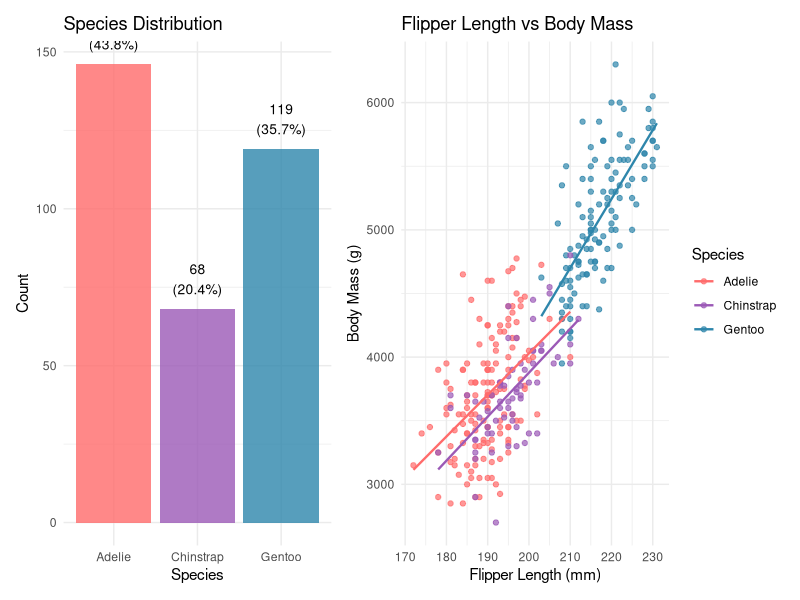
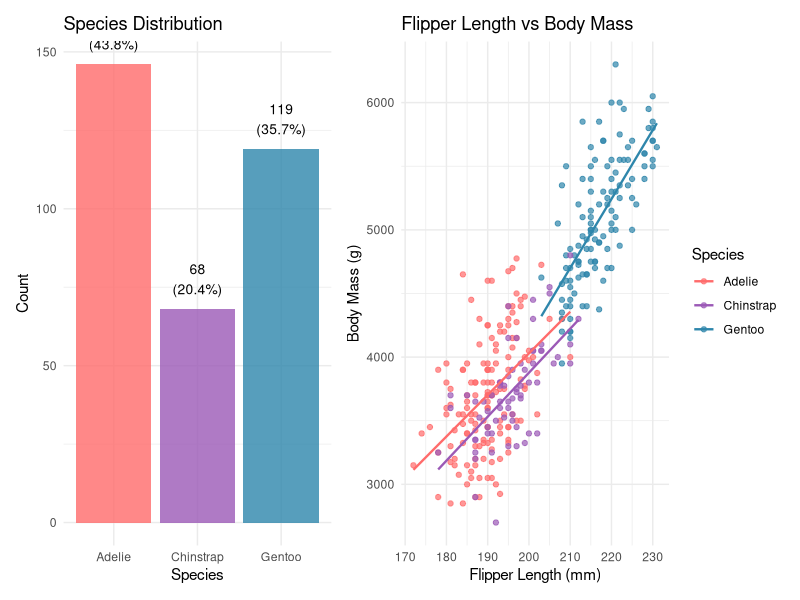

Reproduce these figures in R, in order. (Note: this script raises an error after producing the figures.)
## ---- chunk 1
library(palmerpenguins)
library(tidyverse)
library(broom)
library(corrplot)
library(GGally)
library(patchwork)
library(knitr)

theme_set(theme_minimal(base_size = 12))

penguin_colors <- c(
  "Adelie"    = "#FF6B6B",
  "Chinstrap" = "#9B59B6",
  "Gentoo"    = "#2E86AB"
)
## ---- chunk 2
data(penguins)

cat(
  "Palmer Penguins Dataset Overview\n",
  "================================\n",
  "Dimensions:",
  nrow(penguins), "observations x",
  ncol(penguins), "variables\n"
)

missing_counts <- sapply(
  penguins, function(x) sum(is.na(x))
)
cat(
  "Missing values:",
  sum(missing_counts), "total\n\n"
)

penguins_clean <- penguins |> drop_na()
cat(
  "Clean dataset:",
  nrow(penguins_clean),
  "observations (removed",
  nrow(penguins) - nrow(penguins_clean),
  "incomplete cases)\n\n"
)

glimpse(penguins_clean)
## ---- chunk 3
species_summary <- penguins_clean |>
  group_by(species) |>
  summarise(
    n = n(),
    body_mass_mean =
      round(mean(body_mass_g), 0),
    flipper_length_mean =
      round(mean(flipper_length_mm), 1),
    .groups = "drop"
  ) |>
  mutate(
    percentage = round(n / sum(n) * 100, 1)
  )

kable(
  species_summary,
  caption = paste(
    "Species Distribution and",
    "Key Morphometrics"
  ),
  col.names = c(
    "Species", "N", "Body Mass (g)",
    "Flipper Length (mm)", "% of Dataset"
  )
)

p_species <- ggplot(
  species_summary,
  aes(x = species, y = n, fill = species)
) +
  geom_col(alpha = 0.8) +
  geom_text(
    aes(
      label = paste0(n, "\n(", percentage, "%)")
    ),
    vjust = -0.5, size = 3.5
  ) +
  scale_fill_manual(values = penguin_colors) +
  labs(
    title = "Species Distribution",
    x = "Species", y = "Count"
  ) +
  theme_minimal() +
  theme(legend.position = "none")

p_relationship <- ggplot(
  penguins_clean,
  aes(
    x = flipper_length_mm,
    y = body_mass_g,
    color = species
  )
) +
  geom_point(alpha = 0.7, size = 1.5) +
  geom_smooth(
    method = "lm", se = FALSE, size = 0.8
  ) +
  scale_color_manual(values = penguin_colors) +
  labs(
    title = "Flipper Length vs Body Mass",
    x = "Flipper Length (mm)",
    y = "Body Mass (g)",
    color = "Species"
  ) +
  theme_minimal()

eda_overview <- p_species + p_relationship
print(eda_overview)

ggsave(
  "eda-overview.png",
  plot = eda_overview,
  width = 10, height = 5, dpi = 300
)
## ---- chunk 4
#| label: fig-eda-overview
#| fig-cap: >
#|   Species distribution and morphometric
#|   relationship overview showing sample
#|   sizes and the key flipper-body mass
#|   relationship across species.
#| fig-alt: >
#|   Two-panel figure: bar chart of species
#|   counts on the left and scatter plot of
#|   flipper length versus body mass on the
#|   right with species-coloured regression
#|   lines.
#| echo: false
knitr::include_graphics("eda-overview.png")
## ---- chunk 5
morphometric_summary <- penguins_clean |>
  group_by(species) |>
  summarise(
    n = n(),
    body_mass_mean =
      round(mean(body_mass_g), 0),
    body_mass_ci =
      round(
        1.96 * sd(body_mass_g) / sqrt(n()),
        1
      ),
    flipper_length_mean =
      round(mean(flipper_length_mm), 1),
    flipper_length_ci =
      round(
        1.96 * sd(flipper_length_mm) /
          sqrt(n()),
        1
      ),
    .groups = "drop"
  )

kable(
  morphometric_summary,
  caption = paste(
    "Morphometric Statistics by Species",
    "(plus/minus 95% CI)"
  ),
  col.names = c(
    "Species", "N", "Body Mass (g)",
    "+/- 95% CI",
    "Flipper Length (mm)", "+/- 95% CI"
  )
)

p_comparison <- ggplot(
  penguins_clean,
  aes(x = species, fill = species)
) +
  geom_boxplot(
    aes(y = body_mass_g),
    alpha = 0.7,
    position = position_dodge(0.8)
  ) +
  scale_fill_manual(values = penguin_colors) +
  labs(
    title = paste(
      "Body Mass Distribution by Species"
    ),
    subtitle = paste(
      "Gentoo penguins are notably larger",
      "than Adelie and Chinstrap"
    ),
    x = "Species",
    y = "Body Mass (g)"
  ) +
  theme_minimal() +
  theme(legend.position = "none")

print(p_comparison)
ggsave(
  "species-comparison.png",
  plot = p_comparison,
  width = 8, height = 5, dpi = 300
)
## ---- chunk 6
#| label: fig-species-comparison
#| fig-cap: >
#|   Body mass distributions by species
#|   showing Gentoo penguins are substantially
#|   larger than Adelie and Chinstrap.
#| fig-alt: >
#|   Box plot of body mass by species with
#|   Adelie median around 3750g, Chinstrap
#|   around 3700g, and Gentoo around 5000g.
#| echo: false
knitr::include_graphics(
  "species-comparison.png"
)
## ---- chunk 7
numeric_vars <- penguins_clean |>
  select(
    bill_length_mm, bill_depth_mm,
    flipper_length_mm, body_mass_g
  )

correlation_matrix <- cor(numeric_vars)

body_mass_cors <- correlation_matrix[
  "body_mass_g",
] |>
  sort(decreasing = TRUE) |>
  round(3)

cat(
  "Correlations with Body Mass:\n"
)
cat(sprintf(
  "  Flipper Length: %s (strongest)\n",
  body_mass_cors["flipper_length_mm"]
))
cat(sprintf(
  "  Bill Length: %s\n",
  body_mass_cors["bill_length_mm"]
))
cat(sprintf(
  "  Bill Depth: %s (negative)\n",
  body_mass_cors["bill_depth_mm"]
))

png(
  "correlation-matrix.png",
  width = 6, height = 6,
  res = 300, units = "in"
)
corrplot(
  correlation_matrix,
  method = "color",
  type = "upper",
  order = "hclust",
  tl.cex = 1.0,
  tl.col = "black",
  addCoef.col = "black",
  number.cex = 0.8,
  title = "Morphometric Correlations",
  mar = c(0, 0, 2, 0)
)
dev.off()
## ---- chunk 8
#| label: fig-correlation-matrix
#| fig-cap: >
#|   Correlation matrix showing flipper length
#|   as the strongest predictor of body mass
#|   (r = 0.87).
#| fig-alt: >
#|   Upper triangular correlation matrix with
#|   colour-coded cells and numeric coefficients
#|   for four morphometric variables.
#| echo: false
knitr::include_graphics(
  "correlation-matrix.png"
)
## ---- chunk 9
simple_model <- lm(
  body_mass_g ~ flipper_length_mm,
  data = penguins_clean
)

model_coefficients <- tidy(
  simple_model, conf.int = TRUE
)
model_metrics <- glance(simple_model)

cat("Simple Linear Model Results:\n")
cat("============================\n")
cat(sprintf(
  "R-squared: %.3f (%.1f%% variance explained)\n",
  model_metrics$r.squared,
  model_metrics$r.squared * 100
))
cat(sprintf(
  "RMSE: %.1f grams\n",
  sigma(simple_model)
))
cat(sprintf(
  "F-statistic: %.1f (p < 0.001)\n",
  model_metrics$statistic
))

intercept <- model_coefficients$estimate[1]
slope <- model_coefficients$estimate[2]
slope_ci_lower <- model_coefficients$conf.low[2]
slope_ci_upper <- model_coefficients$conf.high[2]

cat("\nModel Equation:\n")
cat(sprintf(
  "Body Mass = %.1f + %.1f x Flipper Length\n",
  intercept, slope
))
cat(sprintf(
  "Slope 95%% CI: [%.1f, %.1f] grams/mm\n",
  slope_ci_lower, slope_ci_upper
))
## ---- chunk 10
new_data <- tibble(
  flipper_length_mm = c(180, 200, 220)
)
predictions <- predict(
  simple_model,
  newdata = new_data,
  interval = "confidence"
)

cat("Example Predictions (95% CI):\n")
for (i in 1:nrow(new_data)) {
  cat(sprintf(
    "  %dmm flippers: %.0f g [%.0f, %.0f]\n",
    new_data$flipper_length_mm[i],
    predictions[i, "fit"],
    predictions[i, "lwr"],
    predictions[i, "upr"]
  ))
}
## ---- chunk 11
model_plot <- ggplot(
  penguins_clean,
  aes(x = flipper_length_mm, y = body_mass_g)
) +
  geom_point(
    aes(color = species), alpha = 0.6
  ) +
  geom_smooth(
    method = "lm",
    color = "black",
    fill = "gray80"
  ) +
  scale_color_manual(values = penguin_colors) +
  labs(
    title = paste(
      "Simple Linear Regression:",
      "Body Mass ~ Flipper Length"
    ),
    subtitle = paste(
      "Gray band shows 95%",
      "confidence interval"
    ),
    x = "Flipper Length (mm)",
    y = "Body Mass (g)",
    color = "Species"
  ) +
  theme_minimal()

print(model_plot)
ggsave(
  "simple-regression-model.png",
  plot = model_plot,
  width = 8, height = 5, dpi = 300
)
## ---- chunk 12
#| label: fig-simple-regression
#| fig-cap: >
#|   Simple linear regression of body mass on
#|   flipper length with 95% confidence band.
#| fig-alt: >
#|   Scatter plot with regression line showing
#|   positive relationship between flipper
#|   length and body mass, with gray confidence
#|   band and species-coloured points.
#| echo: false
knitr::include_graphics(
  "simple-regression-model.png"
)
## ---- chunk 13
penguins_with_predictions <- penguins_clean |>
  mutate(
    predicted = predict(simple_model),
    residuals = residuals(simple_model),
    standardized_residuals =
      rstandard(simple_model)
  )

outliers <- which(
  abs(
    penguins_with_predictions$standardized_residuals
  ) > 2.5
)
cat("Model Assumption Checks:\n")
cat(sprintf(
  "  Potential outliers: %d (>2.5 SD)\n",
  length(outliers)
))
cat(sprintf(
  "  Residual standard error: %.1f grams\n",
  sigma(simple_model)
))

diagnostic_plot <- ggplot(
  penguins_with_predictions,
  aes(
    x = predicted,
    y = standardized_residuals
  )
) +
  geom_point(
    aes(color = species), alpha = 0.6
  ) +
  geom_hline(
    yintercept = c(-2, 0, 2),
    linetype = c("dashed", "solid", "dashed"),
    color = c("red", "black", "red")
  ) +
  scale_color_manual(values = penguin_colors) +
  labs(
    title = "Model Residuals Diagnostic",
    subtitle = paste(
      "Species clustering suggests",
      "missing predictors"
    ),
    x = "Predicted Body Mass (g)",
    y = "Standardized Residuals",
    color = "Species"
  ) +
  theme_minimal()

print(diagnostic_plot)
ggsave(
  "model-diagnostics.png",
  plot = diagnostic_plot,
  width = 8, height = 5, dpi = 300
)
## ---- chunk 14
#| label: fig-diagnostics
#| fig-cap: >
#|   Residual plot showing species clustering,
#|   indicating the model is missing important
#|   predictors.
#| fig-alt: >
#|   Scatter plot of standardized residuals
#|   versus predicted values with points
#|   coloured by species, showing distinct
#|   clustering patterns.
#| echo: false
knitr::include_graphics(
  "model-diagnostics.png"
)
## ---- chunk 15
#| echo: false
sessionInfo()
